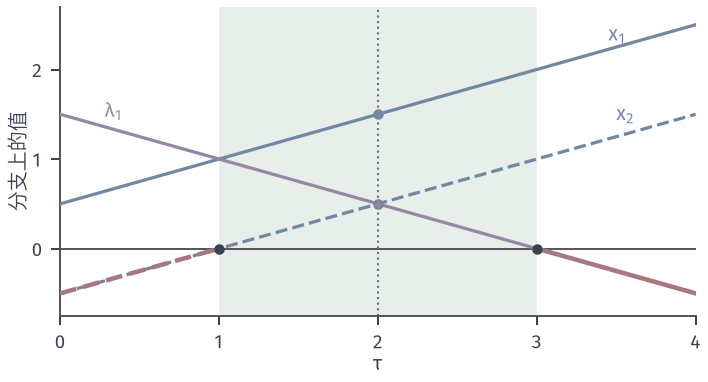

Reproduce this figure in Python.
from pathlib import Path
import sys
sys.path.insert(0, str(Path(__file__).resolve().parents[1]/'sens-common'))
from sens_core import *
# Branch with active set {1}: lam1=(3-tau)/2, x1=(tau+1)/2, x2=(tau-1)/2 continued outside its window.
fig, ax = figure(width_mm=100, height_mm=54)
T = np.linspace(0, 4, 201)
ax.axvspan(1, 3, facecolor=GREEN_FILL, edgecolor='none', zorder=0)
ax.axhline(0, color=STROKE, lw=.75, zorder=1)
L = (3-T)/2; X1 = (T+1)/2; X2 = (T-1)/2
ax.plot(T, X1, color=BLUE, lw=1.3, zorder=3); ax.plot(T, X2, color=BLUE, lw=1.3, ls='--', zorder=3); ax.plot(T, L, color=PURPLE, lw=1.3, zorder=3)
ax.plot(T[T < 1], X2[T < 1], color=RED, lw=1.8, ls='--', zorder=4); ax.plot(T[T > 3], L[T > 3], color=RED, lw=1.8, zorder=4)
ax.plot([1], [0], 'o', color=INK, ms=3.2, zorder=6); ax.plot([3], [0], 'o', color=INK, ms=3.2, zorder=6)
ax.axvline(2, color=MUTED, lw=.85, ls=':', zorder=1)
for y, c in [(1.5, BLUE), (.5, BLUE)]: ax.plot([2], [y], 'o', color=c, ms=3.2, zorder=6)
ax.plot([2], [.5], 'o', color=PURPLE, ms=3.2, zorder=6, mfc=PURPLE, mec=BLUE, mew=.7)
ax.text(3.45, 2.32, '$x_1$', fontsize=8, color=BLUE)
ax.text(3.5, 1.43, '$x_2$', fontsize=8, color=BLUE)
ax.text(.28, 1.46, r'$\lambda_1$', fontsize=8, color=PURPLE)
clean(ax, (0, 4), (-.75, 2.7), xlabel=r'$\tau$', ylabel='分支上的值')
ax.set_xticks([0, 1, 2, 3, 4]); ax.set_yticks([0, 1, 2])
save(fig, Path(__file__).resolve().parent, 'figure', {'branch': 'active set {1}'})
